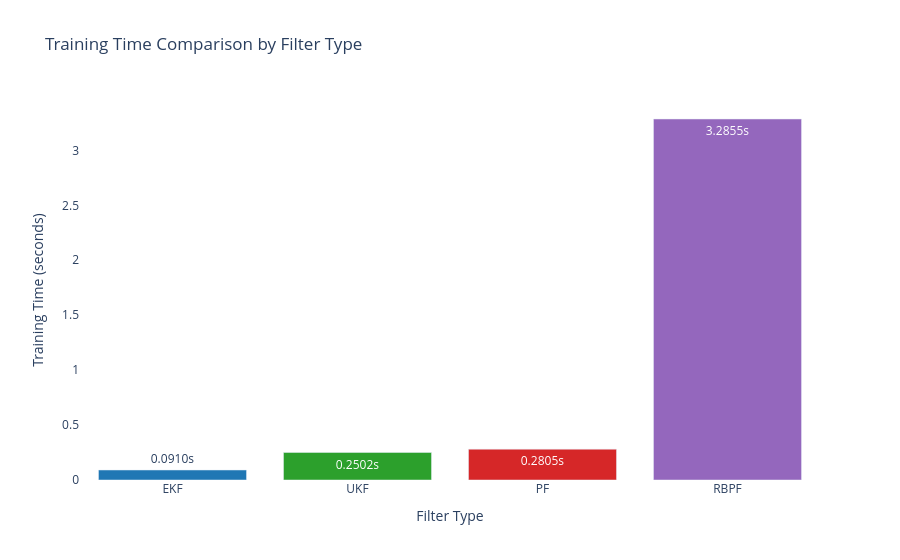
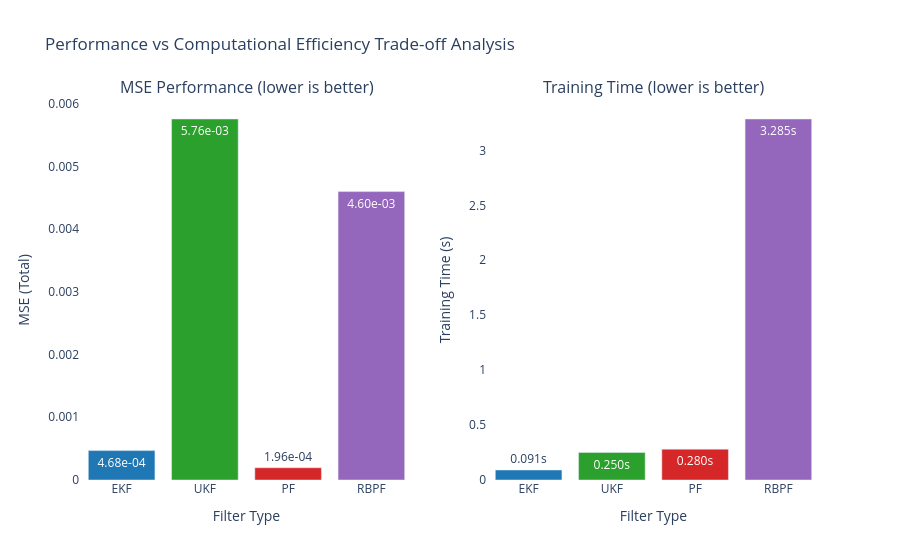

Notebook code cell kept with these figures, in order:
### Code cell
# ============================================================
# Training Time Comparison Visualization
# ============================================================
import plotly.graph_objects as go
from plotly.subplots import make_subplots

# Training time comparison bar chart
filter_names = list(training_times.keys())
times = list(training_times.values())
colors = ['#1f77b4', '#2ca02c', '#d62728', '#9467bd']  # Blue, Green, Red, Purple

fig_timing = go.Figure()
fig_timing.add_trace(go.Bar(
    x=filter_names,
    y=times,
    marker=dict(color=colors),
    text=[f'{t:.4f}s' for t in times],
    textposition='auto',
    name='Training Time'
))

fig_timing.update_layout(
    title='Training Time Comparison by Filter Type',
    xaxis_title='Filter Type',
    yaxis_title='Training Time (seconds)',
    font=dict(size=12),
    plot_bgcolor='white',
    paper_bgcolor='white',
    showlegend=False
)

fig_timing.show()

# Combined Performance vs Speed Analysis
fig_combined = make_subplots(
    rows=1, cols=2,
    subplot_titles=('MSE Performance (lower is better)', 'Training Time (lower is better)'),
    specs=[[{"secondary_y": False}, {"secondary_y": False}]]
)

# MSE subplot
mse_values = [mse_total_ekf, mse_total_ukf, mse_total_pf, mse_total_rbpf]
fig_combined.add_trace(
    go.Bar(x=filter_names, y=mse_values, marker=dict(color=colors), 
           text=[f'{mse:.2e}' for mse in mse_values], textposition='auto',
           name='MSE'),
    row=1, col=1
)

# Training time subplot  
fig_combined.add_trace(
    go.Bar(x=filter_names, y=times, marker=dict(color=colors),
           text=[f'{t:.3f}s' for t in times], textposition='auto',
           name='Time'),
    row=1, col=2
)

fig_combined.update_layout(
    title_text="Performance vs Computational Efficiency Trade-off Analysis",
    font=dict(size=12),
    plot_bgcolor='white',
    paper_bgcolor='white',
    showlegend=False
)

fig_combined.update_xaxes(title_text="Filter Type", row=1, col=1)
fig_combined.update_xaxes(title_text="Filter Type", row=1, col=2)
fig_combined.update_yaxes(title_text="MSE (Total)", row=1, col=1)
fig_combined.update_yaxes(title_text="Training Time (s)", row=1, col=2)

fig_combined.show()

# Performance efficiency metric: accuracy per computation time
print("\n🎯 Performance-Efficiency Trade-off Analysis:")
print("   (Lower MSE/Time ratio = better overall efficiency)")
for i, name in enumerate(filter_names):
    efficiency_metric = mse_values[i] / times[i] if times[i] > 0 else float('inf')
    print(f"   {name}: MSE/Time = {efficiency_metric:.2e}")
    
# Rank filters by different criteria
mse_ranking = sorted(zip(filter_names, mse_values), key=lambda x: x[1])
time_ranking = sorted(zip(filter_names, times), key=lambda x: x[1])
efficiency_ranking = sorted(zip(filter_names, [mse_values[i]/times[i] for i in range(len(filter_names))]), key=lambda x: x[1])

print("\n🏆 Rankings:")
print("   By Accuracy (MSE):", [name for name, _ in mse_ranking])
print("   By Speed (Time):", [name for name, _ in time_ranking])
print("   By Overall Efficiency (MSE/Time):", [name for name, _ in efficiency_ranking])

### Figure 1 — Plotly figure (JSON) as saved in the notebook; plotly's stock layout.template omitted (floating-point values rounded to 4 significant figures)
{"data": [{"marker": {"color": ["#1f77b4", "#2ca02c", "#d62728", "#9467bd"]}, "name": "Training Time", "text": ["0.0910s", "0.2502s", "0.2805s", "3.2855s"], "textposition": "auto", "type": "bar", "x": ["EKF", "UKF", "PF", "RBPF"], "y": [0.09104, 0.2502, 0.2805, 3.285]}], "layout": {"font": {"size": 12}, "paper_bgcolor": "white", "plot_bgcolor": "white", "showlegend": false, "title": {"text": "Training Time Comparison by Filter Type"}, "xaxis": {"title": {"text": "Filter Type"}}, "yaxis": {"title": {"text": "Training Time (seconds)"}}}}

### Figure 2 — Plotly figure (JSON) as saved in the notebook; plotly's stock layout.template omitted (floating-point values rounded to 4 significant figures)
{"data": [{"marker": {"color": ["#1f77b4", "#2ca02c", "#d62728", "#9467bd"]}, "name": "MSE", "text": ["4.68e-04", "5.76e-03", "1.96e-04", "4.60e-03"], "textposition": "auto", "type": "bar", "x": ["EKF", "UKF", "PF", "RBPF"], "xaxis": "x", "y": [0.0004684, 0.005756, 0.0001958, 0.004598], "yaxis": "y"}, {"marker": {"color": ["#1f77b4", "#2ca02c", "#d62728", "#9467bd"]}, "name": "Time", "text": ["0.091s", "0.250s", "0.280s", "3.285s"], "textposition": "auto", "type": "bar", "x": ["EKF", "UKF", "PF", "RBPF"], "xaxis": "x2", "y": [0.09104, 0.2502, 0.2805, 3.285], "yaxis": "y2"}], "layout": {"annotations": [{"font": {"size": 16}, "showarrow": false, "text": "MSE Performance (lower is better)", "x": 0.225, "xanchor": "center", "xref": "paper", "y": 1, "yanchor": "bottom", "yref": "paper"}, {"font": {"size": 16}, "showarrow": false, "text": "Training Time (lower is better)", "x": 0.775, "xanchor": "center", "xref": "paper", "y": 1, "yanchor": "bottom", "yref": "paper"}], "font": {"size": 12}, "paper_bgcolor": "white", "plot_bgcolor": "white", "showlegend": false, "title": {"text": "Performance vs Computational Efficiency Trade-off Analysis"}, "xaxis": {"anchor": "y", "domain": [0, 0.45], "title": {"text": "Filter Type"}}, "xaxis2": {"anchor": "y2", "domain": [0.55, 1], "title": {"text": "Filter Type"}}, "yaxis": {"anchor": "x", "domain": [0, 1], "title": {"text": "MSE (Total)"}}, "yaxis2": {"anchor": "x2", "domain": [0, 1], "title": {"text": "Training Time (s)"}}}}
